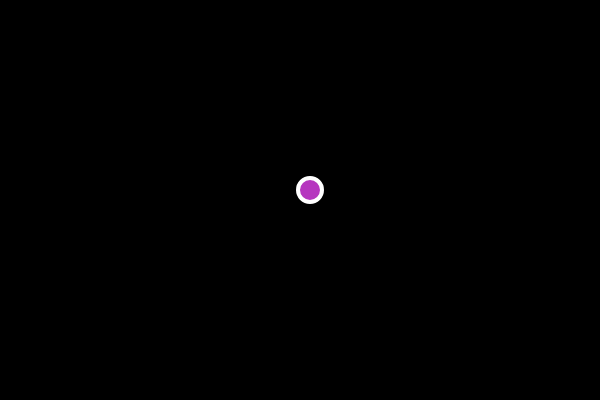
Frame 1 (no input)
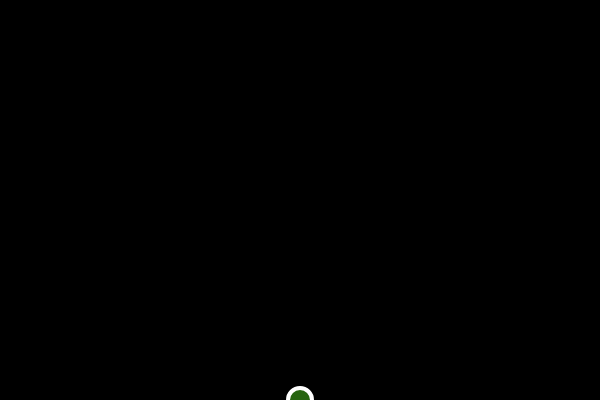
Frame 60 (no input)
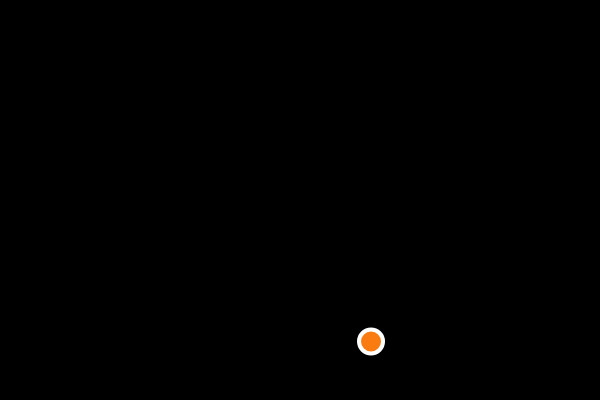
Frame 120 (the mouse pressed at the canvas centre since frame 60)

The p5.js sketch that drew these frames (run headless with seeded random() and noise() and a simulated clock; from frame 60 on, the mouse is pressed at the canvas centre):

// p5.js sketch
// ── sketch.js
var ball = {
  x: 300,
  y: 200,
  xspeed: 10,
  yspeed: -10
}

function setup () {
  createCanvas(600, 400);
}

function draw () {
  background(0);

  move()

  bounce()

  display()

}

function mousePressed () {
  ball.xspeed = random(-10, 10)
  ball.yspeed = random(-5, 5)
}

function move () {

  ball.x += ball.xspeed
  ball.y += ball.yspeed
}

function bounce () {

  // 实现的原理是根据绘制的小球的x和y轴的值，进行判断，当x轴的值小于0或者大于画布的宽度时，让当前的xspeed 的值为相反数，y轴同理
  if (ball.x >= width || ball.x <= 0) {
    ball.xspeed = -ball.xspeed
  }

  if (ball.y >= height || ball.y <= 0) {
    ball.yspeed = -ball.yspeed
  }
}

function display () {


  // noFill()
  fill(random(255), random(255), random(255))
  stroke(255)
  strokeWeight(4)
  ellipse(ball.x, ball.y, 24, 24)
}
